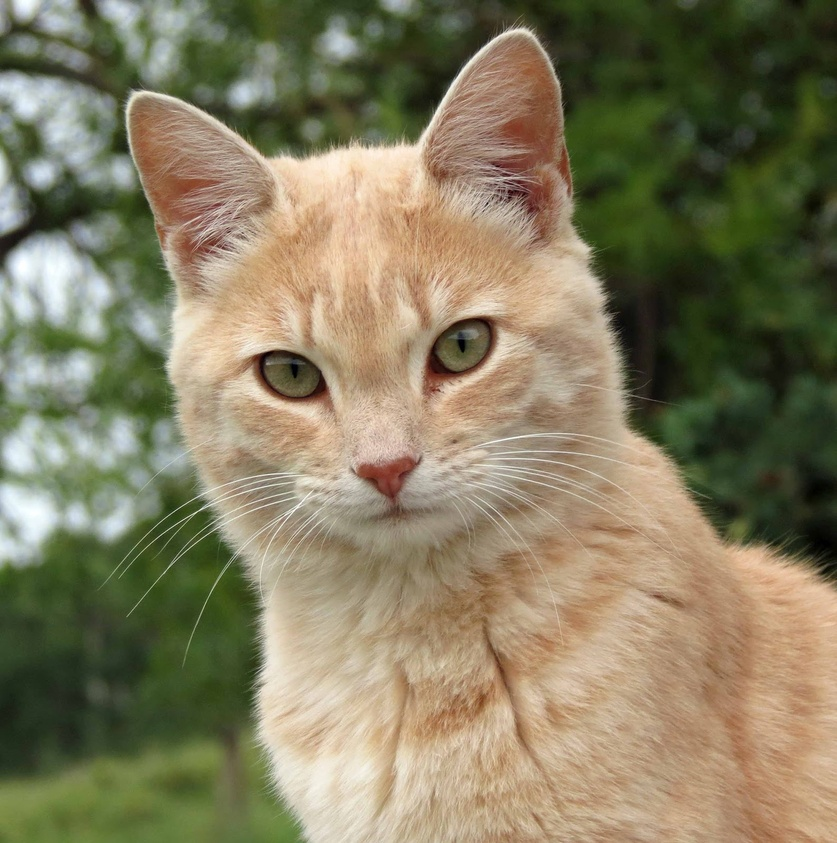
#> input picture midterm_prep/data/cat.jpg, 837 x 843 px, shrunk from 1589 x 1600 before the run
$ python -i utils.py   (imports and definitions only)   (older library calls are emulated)
#> lines starting #> are read from the running program, lines starting #| are printed output that depends on the picture; after the words box and inside, x2 and y2 are one past the last pixel; in counts of white or black regions, pixels touching at a corner belong together
#> further down, picture is the input picture: shape (843, 837, 3); mean B, G, R 96.3, 124.8, 132.3
import cv2
import numpy as np
import matplotlib
import matplotlib.pyplot as plt
from scipy.ndimage import gaussian_filter, median_filter, uniform_filter, generic_filter
from scipy.ndimage import binary_erosion, binary_dilation, binary_opening, binary_closing
from skimage.metrics import peak_signal_noise_ratio, structural_similarity
from scipy.signal import convolve2d
import warnings

# [25 lines left out: functions read_image, show_image, not called in this run]

def convert_color(img, mode='RGB'):
#> called with mode = 'GRAYSCALE'
    mode = mode.upper()
    if mode == 'GRAYSCALE':
        return cv2.cvtColor(img, cv2.COLOR_RGB2GRAY)
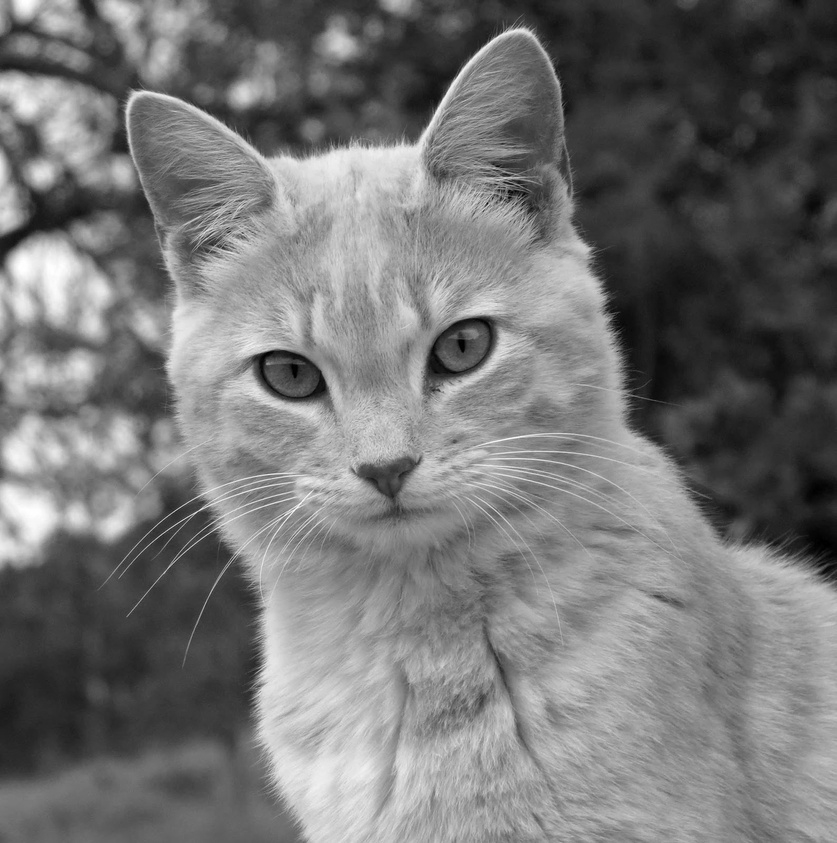
#> returned value: shape (843, 837); min 0, max 255, mean 117.1
    if mode == 'HSV':
        return cv2.cvtColor(img, cv2.COLOR_RGB2HSV)
    if mode == 'LAB':
        return cv2.cvtColor(img, cv2.COLOR_RGB2Lab)
    if mode == 'CMY':
        return 255 - img
    return img

def normalize(img):
    return img.astype(np.float32) / 255

def denormalize(img):
    return np.clip(img * 255, 0, 255).astype(np.uint8)

def true_grayscale_normalize(img):
    gray = convert_color(img, 'GRAYSCALE')
    return gray.astype(np.float32) / 255

# [68 lines left out: functions point_process, show_histogram, show_cdf, show_histogram_with_median, histogram_match, not called in this run]

def threshold(img, value):
    return (img > value).astype(np.uint8)

# [18 lines left out: functions show_all_channels, color_filter, not called in this run]

def read_image_from_txt(path):
    data = np.loadtxt(path)
    return data.astype(np.uint8)

# [51 lines left out: functions compute_psnr, compute_ssim, compute_mse, convolve, fast_convolve, not called in this run]

def gaussian_blur(img, size=3, strength=1.0, pad=0, stride=1):
#> called with size = 2, strength = 1.5, pad = 0, stride = 1
    if len(img.shape) == 3:
        img = cv2.cvtColor(img, cv2.COLOR_RGB2GRAY)
    if pad > 0:
        img = np.pad(img, pad, mode='constant')
    blurred = gaussian_filter(img, sigma=size * strength)
    if stride > 1:
        blurred = blurred[::stride, ::stride]
    return np.clip(blurred, 0, 255).astype(np.uint8)

# [69 lines left out: functions median_blur, outlier_filter, mean_blur, fast_outlier_filter, apply_edge_filter, canny_edge, not called in this run]

def gradient_magnitude(dx, dy):
    return np.sqrt(dx**2 + dy**2)

# [66 lines left out: functions gradient_direction, get_hsv_edge, add_gaussian_noise, add_salt_pepper_noise, add_speckle_noise, not called in this run]

def erode(img, se=np.ones((3,3)), iterations=1):
    return binary_erosion(img, structure=se, iterations=iterations).astype(np.uint8)

def dilate(img, se=np.ones((3,3)), iterations=1):
    return binary_dilation(img, structure=se, iterations=iterations).astype(np.uint8)

def open_img(img, se=np.ones((3,3)), iterations=1):
    return binary_opening(img, structure=se, iterations=iterations).astype(np.uint8)

def close_img(img, se=np.ones((3,3)), iterations=1):
    return binary_closing(img, structure=se, iterations=iterations).astype(np.uint8)

# [9 lines left out: functions apply_mask, invert_binary, not called in this run]

def watershed_segmentation(img, blur_size=2, blur_strength=1.5, kernel_shape='ellipse',
                            morph_iter=2, dist_thresh=0.5, dilate_iter=3):
    if len(img.shape) == 3:
        img = convert_color(img, 'GRAYSCALE')

    blurred = gaussian_blur(img, size=blur_size, strength=blur_strength)

    # Otsu threshold
    _, binary = cv2.threshold(blurred, 0, 255, cv2.THRESH_BINARY + cv2.THRESH_OTSU)
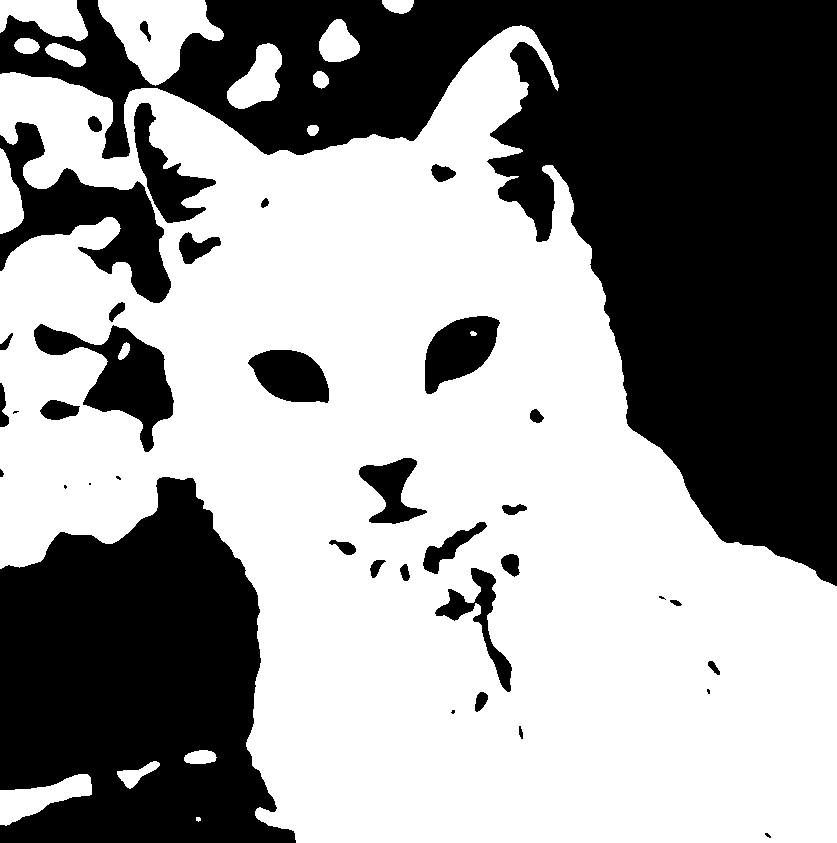
#> binary: shape (843, 837); 58.2% white; 38 black regions (8 under 20 px), largest, box (x1, y1, x2, y2) and area: (0, 0, 837, 586) 179599, (0, 477, 296, 843) 77262, (0, 122, 171, 303) 11347
    binary = binary.astype(np.uint8)

    # Structuring element
    if kernel_shape == 'ellipse':
        kernel = cv2.getStructuringElement(cv2.MORPH_ELLIPSE, (3, 3))
    elif kernel_shape == 'rect':
        kernel = cv2.getStructuringElement(cv2.MORPH_RECT, (3, 3))
    elif kernel_shape == 'cross':
        kernel = cv2.getStructuringElement(cv2.MORPH_CROSS, (3, 3))
    else:
        raise ValueError("Invalid kernel shape. Choose from: ellipse, rect, cross.")

    # Morphological opening
    opened = cv2.morphologyEx(binary, cv2.MORPH_OPEN, kernel, iterations=morph_iter)
#> opened: shape (843, 837); 58.2% white; 37 black regions (8 under 20 px), largest, box (x1, y1, x2, y2) and area: (0, 0, 837, 586) 179656, (0, 477, 296, 843) 77286, (0, 103, 216, 303) 14987

    # Distance transform and foreground thresholding
    dist = cv2.distanceTransform(opened, cv2.DIST_L2, 5)
    _, sure_fg = cv2.threshold(dist, dist_thresh * dist.max(), 255, 0)
#> sure_fg: shape (843, 837) float32; 7.3% white; 3 white regions, box (x1, y1, x2, y2) and area: (323, 492, 837, 843) 45041, (285, 211, 434, 309) 6013, (269, 469, 289, 489) 198
    sure_fg = sure_fg.astype(np.uint8)

    sure_bg = cv2.dilate(opened, kernel, iterations=dilate_iter)
#> sure_bg: shape (843, 837); 61.3% white; 38 black regions (11 under 20 px), largest, box (x1, y1, x2, y2) and area: (161, 0, 837, 583) 165755, (0, 480, 293, 843) 74152, (0, 106, 213, 300) 11758
    unknown = cv2.subtract(sure_bg, sure_fg)
#> unknown: shape (843, 837); 54% white; 41 black regions (11 under 20 px), largest, box (x1, y1, x2, y2) and area: (161, 0, 837, 583) 165755, (0, 480, 293, 843) 74152, (323, 492, 837, 843) 45041

    # Markers for watershed
    _, markers = cv2.connectedComponents(sure_fg)
#> markers: shape (843, 837) int32; 4 distinct labels, from 0 to 3
    markers = markers + 1
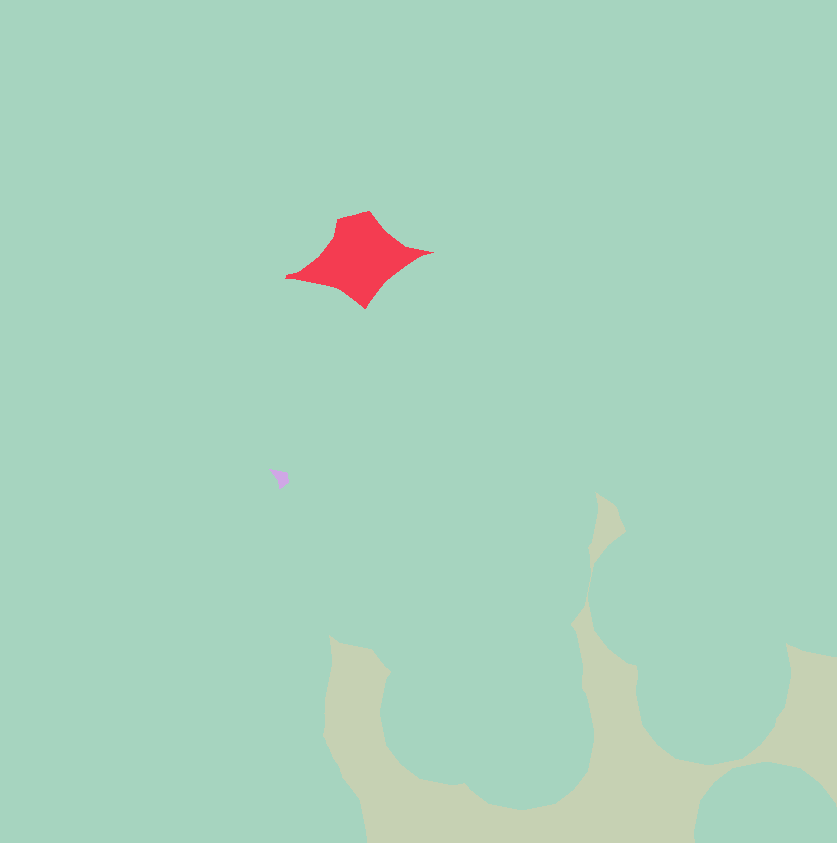
#> markers: shape (843, 837) int32; 4 distinct labels, from 1 to 4; one colour per label, 0 black
    markers[unknown == 255] = 0
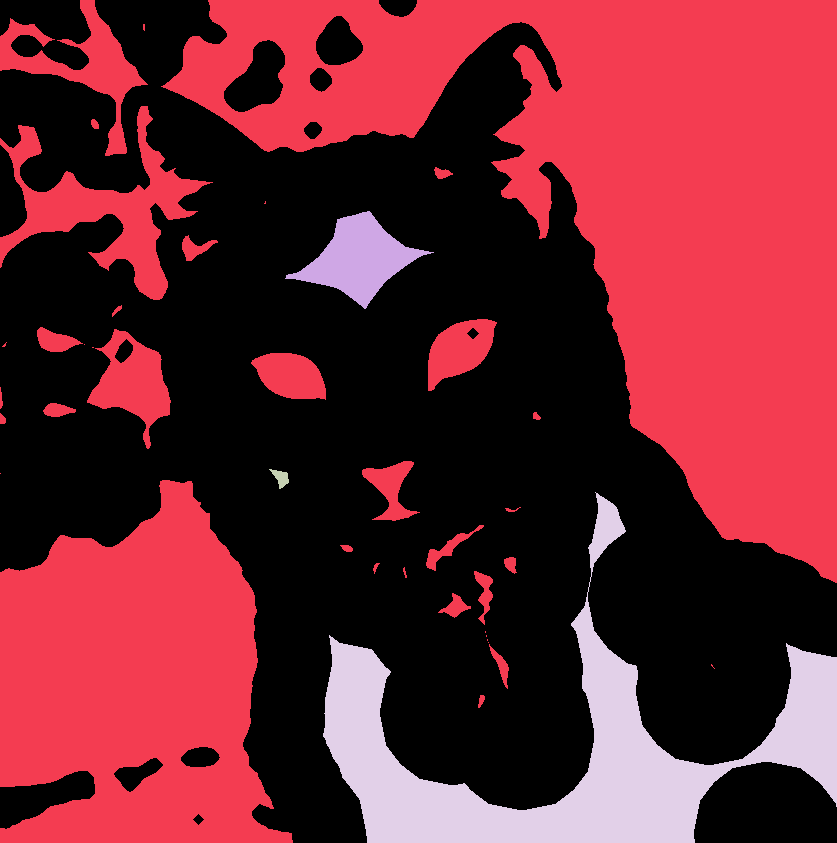
#> markers: shape (843, 837) int32; 5 distinct labels, from 0 to 4; one colour per label, 0 black

    # Watershed
    color = cv2.cvtColor(img, cv2.COLOR_GRAY2BGR)
    markers = cv2.watershed(color, markers)
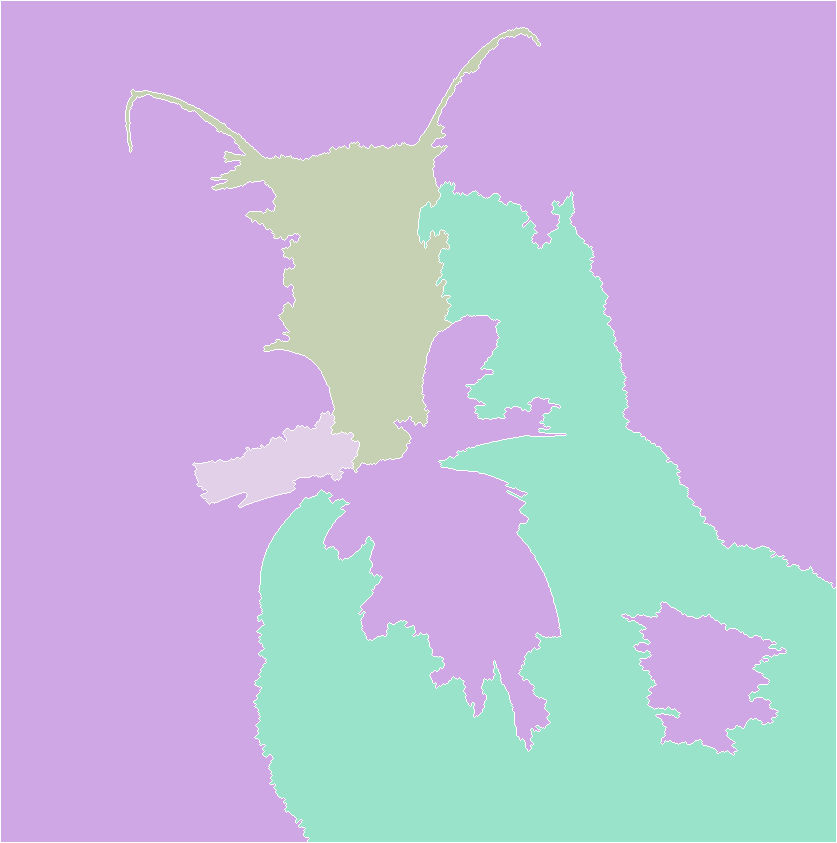
#> markers: shape (843, 837) int32; 5 distinct labels, from -1 to 4; one colour per label, 0 black, -1 white

    # Final mask
    segmented = np.zeros_like(img)
    segmented[markers > 1] = 255

    return segmented

>>> import cv2
>>> picture = cv2.imread('data/cat.jpg')
>>> result = watershed_segmentation(picture)
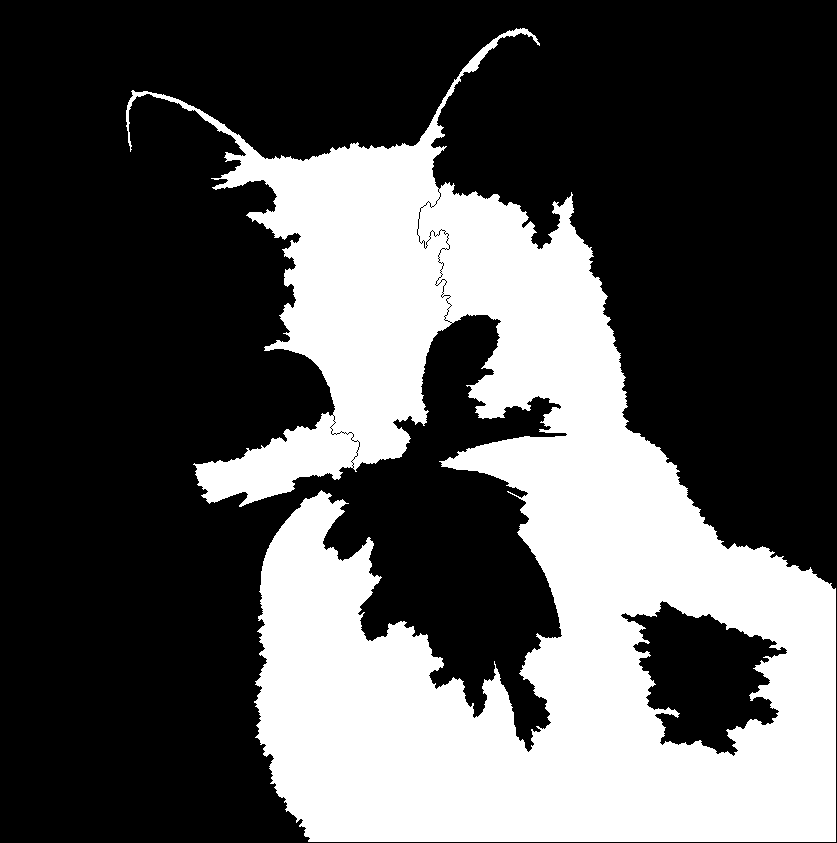
#> result: shape (843, 837); 33.3% white; 1 white region, box (x1, y1, x2, y2) and area: (126, 28, 836, 842) 234860

$ run again, on midterm_prep/data/landsat_day.jpg
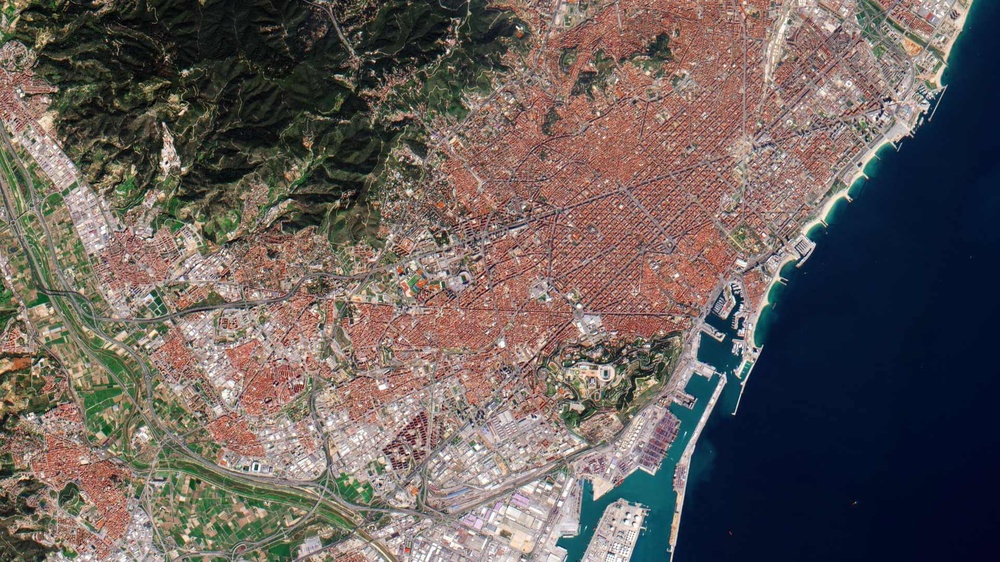
#> input picture midterm_prep/data/landsat_day.jpg, 1000 x 562 px, shrunk from 1920 x 1079 before the run
#> picture is the input picture: shape (562, 1000, 3); mean B, G, R 90.8, 93.8, 103.1
#> binary: shape (562, 1000); 65.6% white; 54 black regions (20 under 20 px), largest, box (x1, y1, x2, y2) and area: (672, 0, 1000, 562) 108529, (6, 0, 528, 243) 75727, (0, 479, 49, 562) 1962
#> opened: shape (562, 1000); 65.5% white; 51 black regions (17 under 20 px), largest, box (x1, y1, x2, y2) and area: (672, 0, 1000, 562) 108561, (6, 0, 528, 243) 76113, (0, 479, 49, 562) 1984
#> sure_bg: shape (562, 1000); 68% white; 28 black regions (6 under 20 px), largest, box (x1, y1, x2, y2) and area: (675, 0, 1000, 562) 106655, (10, 0, 525, 240) 68673, (0, 482, 45, 562) 1427
#> unknown: shape (562, 1000); 52.5% white; 31 black regions (6 under 20 px), largest, box (x1, y1, x2, y2) and area: (675, 0, 1000, 562) 106655, (187, 0, 892, 562) 86853, (10, 0, 525, 240) 68673
#> in watershed_segmentation, `markers = cv2.watershed(color, markers)`:
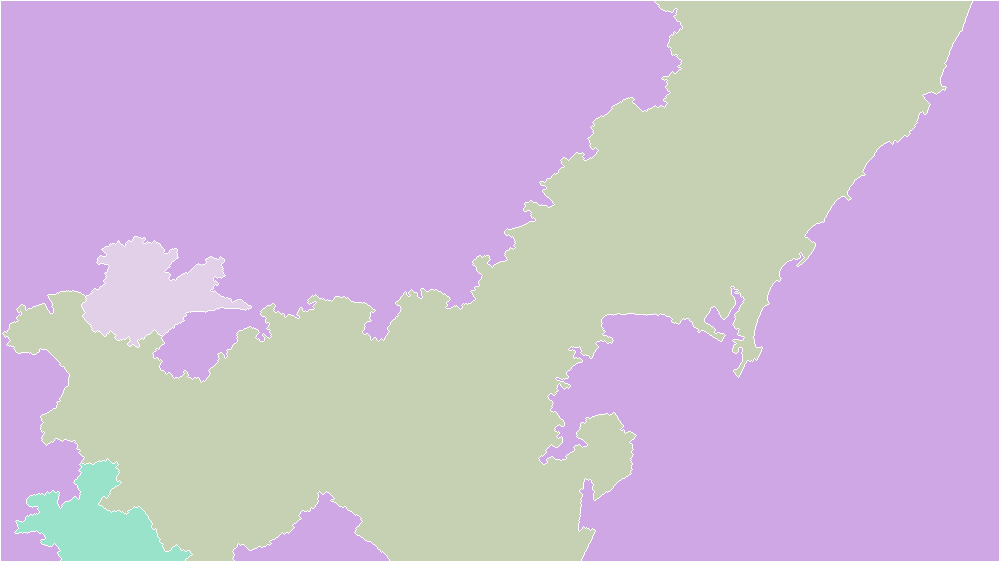
#> markers: shape (562, 1000) int32; 5 distinct labels, from -1 to 4; one colour per label, 0 black, -1 white
#> `result = watershed_segmentation(picture)`:
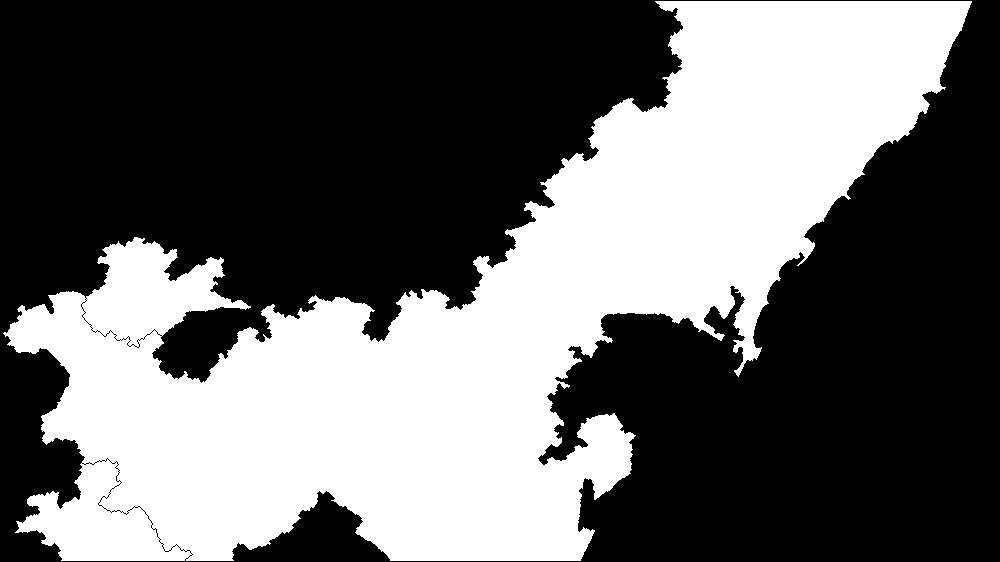
#> result: shape (562, 1000); 40.1% white; 1 white region, box (x1, y1, x2, y2) and area: (3, 1, 972, 561) 225557

$ run again, on midterm_prep/data/landscape.jpg
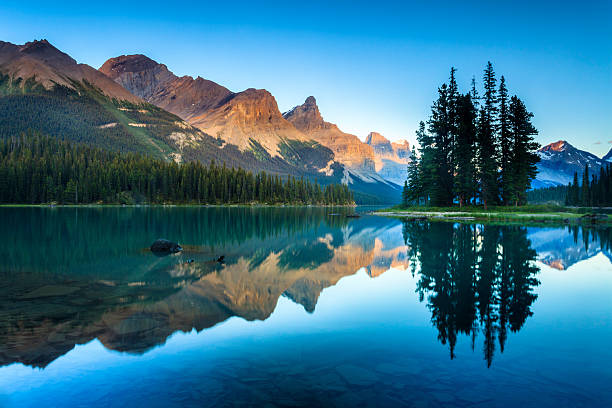
#> input picture midterm_prep/data/landscape.jpg, 612 x 408 px
#> picture is the input picture: shape (408, 612, 3); mean B, G, R 137.1, 112.6, 54.6
#> binary: shape (408, 612); 41.8% white; 17 white regions (6 under 20 px), largest, box (x1, y1, x2, y2) and area: (0, 0, 612, 190) 66727, (0, 222, 445, 408) 26505, (505, 228, 612, 357) 9851
#> opened: shape (408, 612); 41.7% white; 11 white regions (1 under 20 px), largest, box (x1, y1, x2, y2) and area: (0, 0, 612, 190) 66684, (0, 222, 445, 408) 26486, (506, 228, 612, 357) 9838
#> sure_bg: shape (408, 612); 45.5% white; 10 white regions, largest, box (x1, y1, x2, y2) and area: (0, 0, 612, 193) 70917, (0, 219, 448, 408) 29846, (503, 225, 612, 360) 10840
#> unknown: shape (408, 612); 40.6% white; 10 white regions, largest, box (x1, y1, x2, y2) and area: (0, 0, 612, 193) 58655, (0, 219, 448, 408) 29846, (503, 225, 612, 360) 10840
#> in watershed_segmentation, `markers = cv2.watershed(color, markers)`:
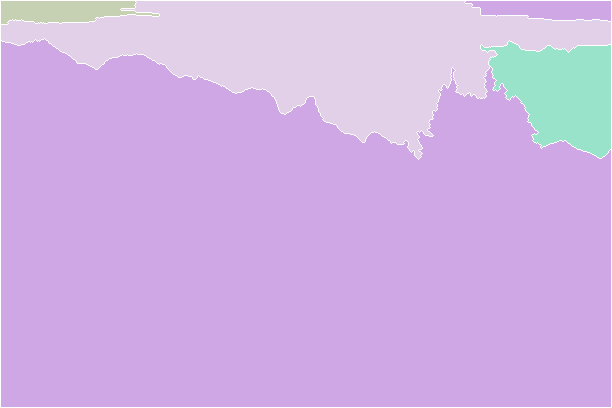
#> markers: shape (408, 612) int32; 5 distinct labels, from -1 to 4; one colour per label, 0 black, -1 white
#> `result = watershed_segmentation(picture)`:
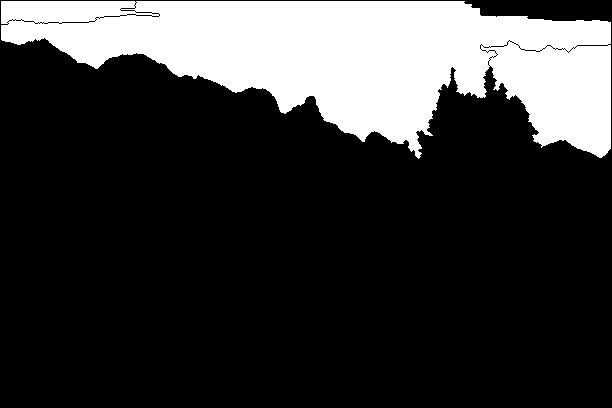
#> result: shape (408, 612); 22.1% white; 1 white region, box (x1, y1, x2, y2) and area: (1, 1, 611, 159) 55189
